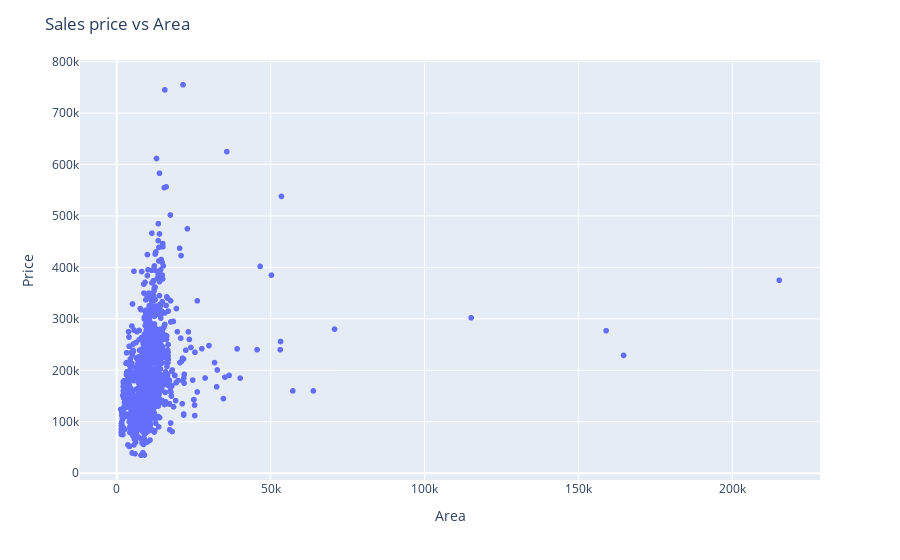

The notebook cell saved with this chart:
### Code cell
fig=px.scatter(house,x='LotArea',y='SalePrice')
fig.update_layout(title='Sales price vs Area',
                 xaxis_title='Area',
                  yaxis_title='Price')
fig.show()

### Figure 1 — Plotly figure (JSON) as saved in the notebook; plotly's stock layout.template omitted (floating-point values rounded to 4 significant figures; data arrays with more than 128 entries replaced by an {"elided": "..."} marker saying what was removed)
{"data": [{"hovertemplate": "LotArea=%{x}<br>SalePrice=%{y}<extra></extra>", "legendgroup": "", "marker": {"color": "#636efa", "symbol": "circle"}, "mode": "markers", "name": "", "showlegend": false, "type": "scattergl", "x": {"elided": "1460 int values"}, "xaxis": "x", "y": {"elided": "1460 int values"}, "yaxis": "y"}], "layout": {"legend": {"tracegroupgap": 0}, "margin": {"t": 60}, "title": {"text": "Sales price vs Area"}, "xaxis": {"anchor": "y", "domain": [0, 1], "title": {"text": "Area"}}, "yaxis": {"anchor": "x", "domain": [0, 1], "title": {"text": "Price"}}}}
